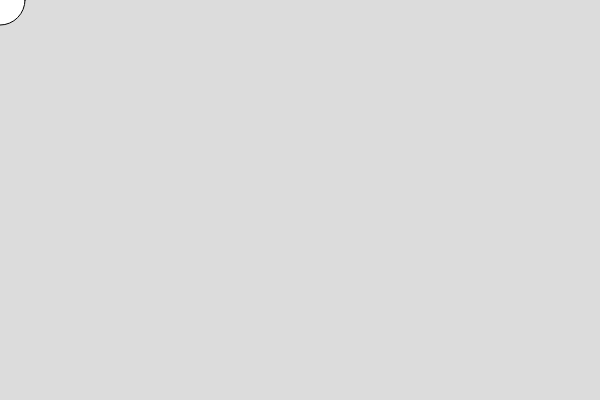
Frame 1 (no input)
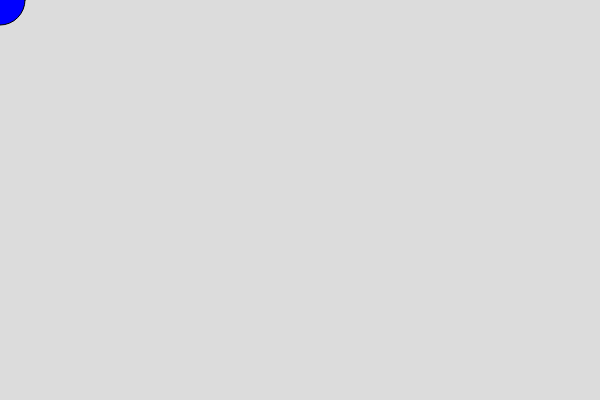
Frame 60 (no input)
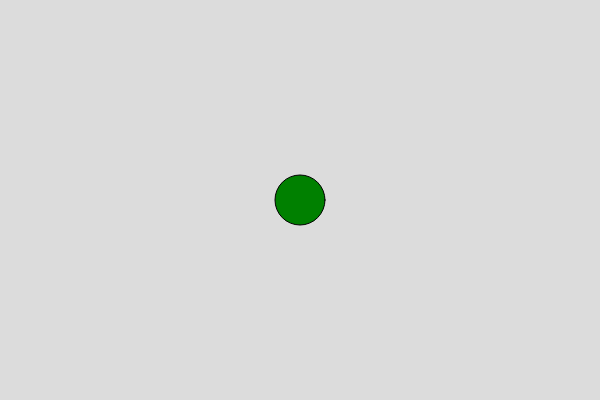
Frame 120 (the mouse pressed at the canvas centre since frame 60)

The p5.js sketch that drew these frames (run headless with seeded random() and noise() and a simulated clock; from frame 60 on, the mouse is pressed at the canvas centre):

// p5.js sketch
// ── sketch.js
function setup() {
  createCanvas(600, 400);
}

function draw() {
  background(220);
  

  circle (mouseX,mouseY,50)
  
  if(mouseX > width/2 && mouseY > height/2||mouseX < width/2 && mouseY < height/2 ) {fill ('blue')} 
  else {fill ('green')}
  
 
  
}  
